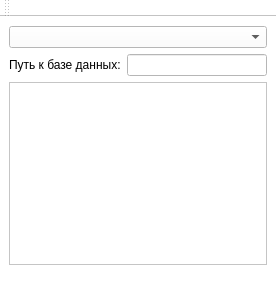
<?xml version="1.0" encoding="UTF-8"?>
<ui version="4.0">
 <class>MainWindow</class>
 <widget class="QMainWindow" name="MainWindow">
  <property name="geometry">
   <rect>
    <x>0</x>
    <y>0</y>
    <width>276</width>
    <height>296</height>
   </rect>
  </property>
  <property name="windowTitle">
   <string>MainWindow</string>
  </property>
  <property name="styleSheet">
   <string notr="true">background-color: rgb(170, 255, 127);
background-color: rgb(255, 255, 255);</string>
  </property>
  <widget class="QWidget" name="centralwidget">
   <layout class="QGridLayout" name="gridLayout">
    <item row="0" column="0">
     <layout class="QVBoxLayout" name="verticalLayout">
      <item>
       <widget class="QComboBox" name="comboBox">
        <property name="font">
         <font>
          <italic>true</italic>
         </font>
        </property>
        <property name="editable">
         <bool>false</bool>
        </property>
       </widget>
      </item>
      <item>
       <layout class="QHBoxLayout" name="horizontalLayout">
        <item>
         <widget class="QLabel" name="label">
          <property name="text">
           <string>Путь к базе данных:</string>
          </property>
         </widget>
        </item>
        <item>
         <widget class="QLineEdit" name="path_db">
          <property name="enabled">
           <bool>false</bool>
          </property>
         </widget>
        </item>
       </layout>
      </item>
      <item>
       <widget class="QTableView" name="tableView">
        <property name="styleSheet">
         <string notr="true">gridline-color: rgb(118, 118, 118);</string>
        </property>
        <property name="alternatingRowColors">
         <bool>false</bool>
        </property>
       </widget>
      </item>
     </layout>
    </item>
   </layout>
  </widget>
  <widget class="QStatusBar" name="statusbar"/>
  <widget class="QToolBar" name="toolBar">
   <property name="windowTitle">
    <string>toolBar</string>
   </property>
   <attribute name="toolBarArea">
    <enum>TopToolBarArea</enum>
   </attribute>
   <attribute name="toolBarBreak">
    <bool>false</bool>
   </attribute>
  </widget>
  <action name="open">
   <property name="text">
    <string>Открыть бд</string>
   </property>
  </action>
  <action name="actionadd_row">
   <property name="text">
    <string>add_row</string>
   </property>
  </action>
  <action name="actiondel_row">
   <property name="text">
    <string>del_row</string>
   </property>
  </action>
  <action name="actionsave">
   <property name="text">
    <string>save</string>
   </property>
  </action>
 </widget>
 <resources/>
 <connections/>
</ui>
